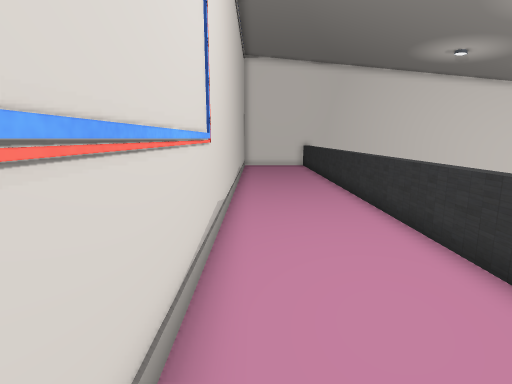
View 1 (above)

14 first-person views from a walk through a Unity game level. The camera is 1.2 m above the floor, tilts 10° down and sees 80° across. The floor is counted in squares, 0.53 m on a side. Each view is taken from the middle of a square. On the plan, view 1 faces up. The plan holds only what a view shows up to about 18 squares ahead; the rest is blank. The place goes on beyond the plan. The player character is not drawn.

View 2
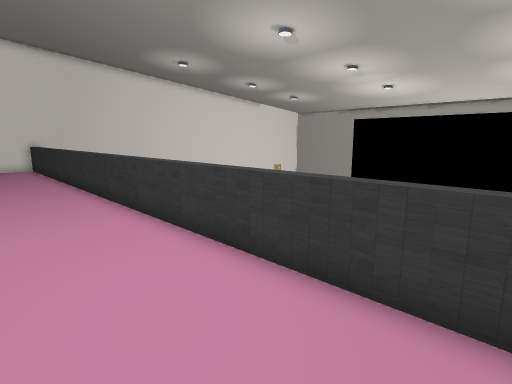

View 3
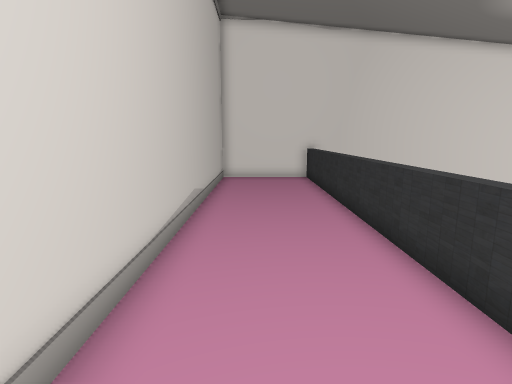

View 4
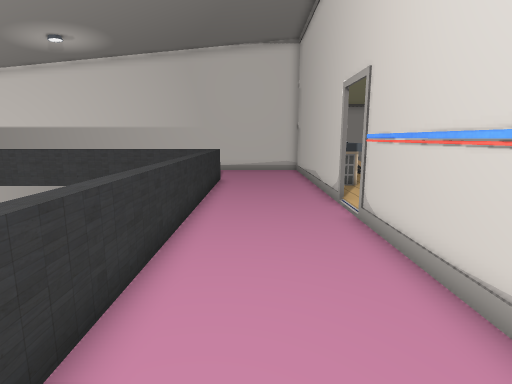

View 5
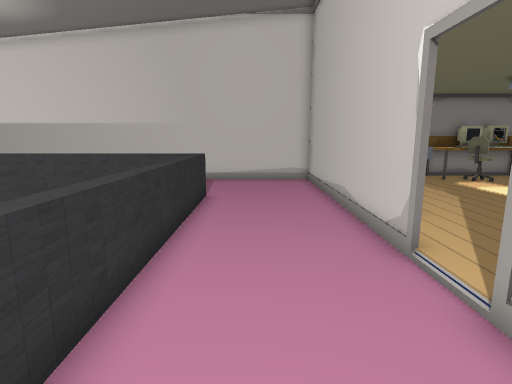

View 6
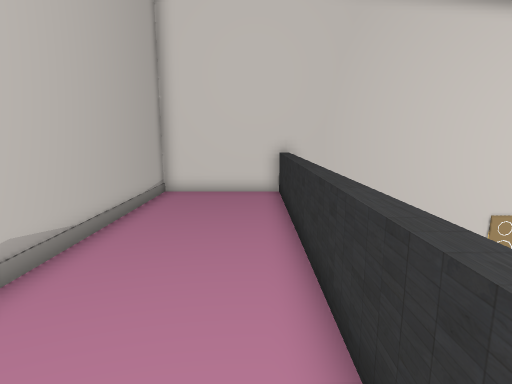

View 7
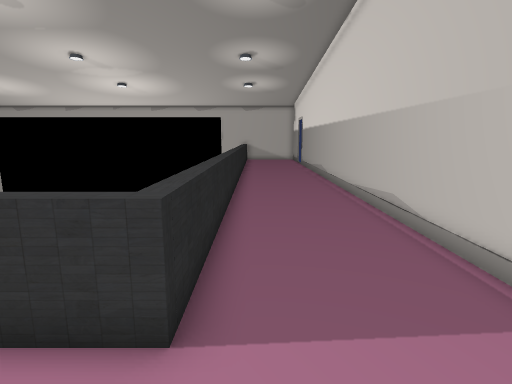

View 8
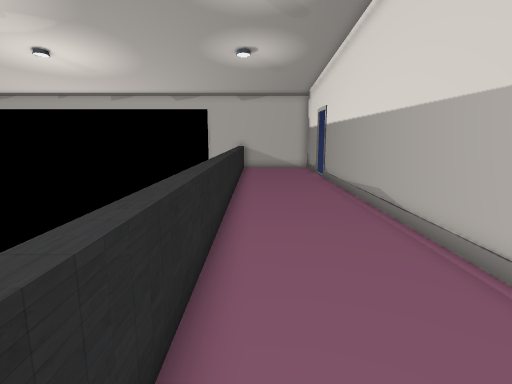

View 9
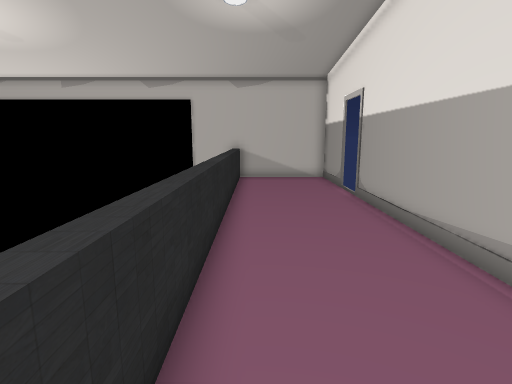

View 10
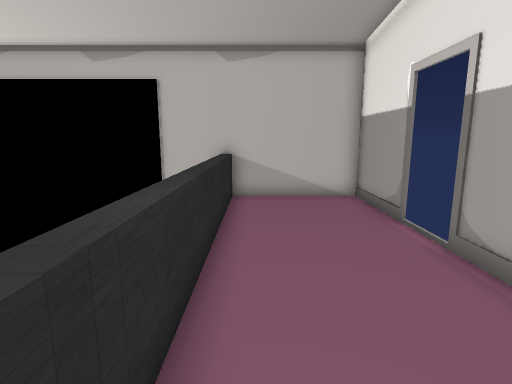

View 11
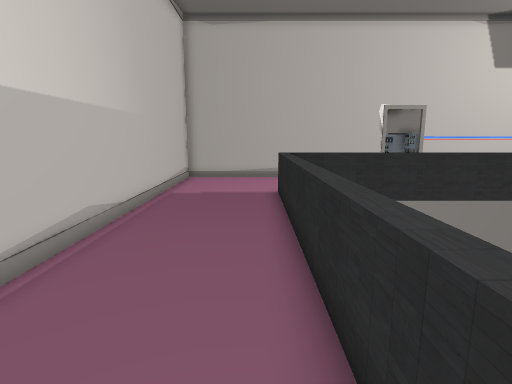

View 12
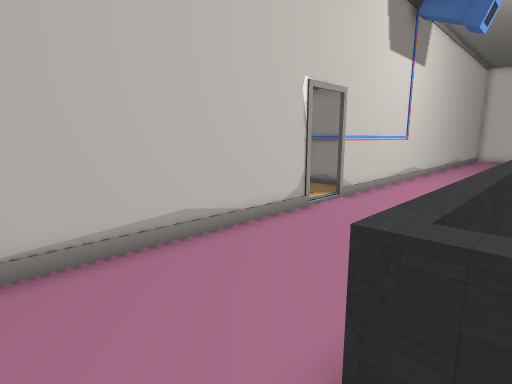

View 13
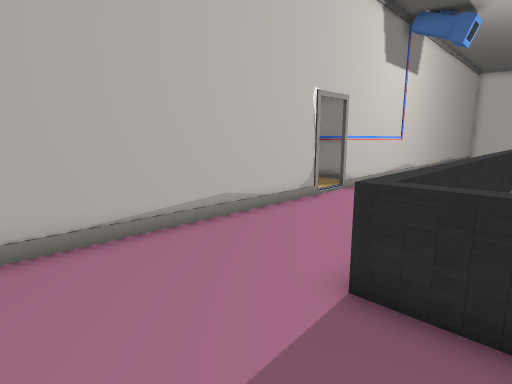

View 14
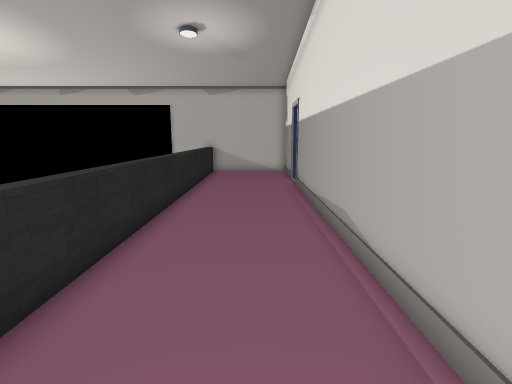

### Floor plan
Ten units are one square. View 1 is at (0, 0); x grows to the right and y downward. Boxes are objects, and circles mark ways between rooms. Rooms are numbered by the first view taken in them; rooms with no view inside come last. Other rooms are left out.
<svg viewBox="-39 -265 384 410">
<path fill="none" stroke="#000" d="M-19 -10 -34 -10M-10 24 -10 56M45 -260 -10 -260 -10 5M-28 51 -18 51M-25 53 -19 53M40 76 40 -254M300 140 340 140 340 85M-10 104 -10 140 281 140M-10 74 -10 86M340 91 40 91 40 76"/>
<circle cx="15" cy="80" r="3" fill="#2a7"/>
<text x="10" y="-80">1</text>
<text x="150" y="110">2</text>
</svg>
Room 1 opens to room 2.

Where each view was taken, in squares from view 1:
view 1: 0 up, 0 right, facing up
view 2: 0 up, 0 right, facing up-right
view 3: 8 up, 1 right, facing up
view 4: 8 up, 2 right, facing down
view 5: 3 up, 2 right, facing down
view 6: 13 up, 3 right, facing up
view 7: 10 down, 1 right, facing right
view 8: 10 down, 10 right, facing right
view 9: 10 down, 16 right, facing right
view 10: 10 down, 22 right, facing right
view 11: 10 down, 17 right, facing left
view 12: 11 down, 5 right, facing up-left
view 13: 13 down, 6 right, facing up-left
view 14: 12 down, 13 right, facing right
